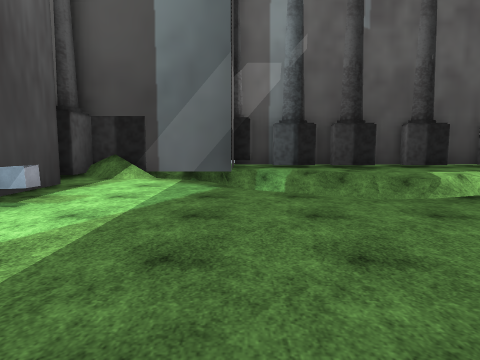
[1] (above)

13 first-person views from a walk through a 3-D level made in the Unity game engine. The camera is 1.4 m above the floor, tilts 6° down and sees 75° across. The floor is counted in squares, 2 m on a side. Each view is taken from the middle of a square. On the plan, view 1 faces up. The plan holds only what a view shows up to about 10 squares ahead; the rest is blank. The place goes on beyond the plan. The player is left out. Some animated figures are not drawn. Some surface patterns are stand-ins.

[2]
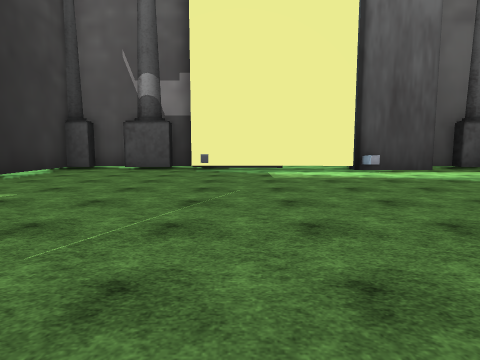

[3]
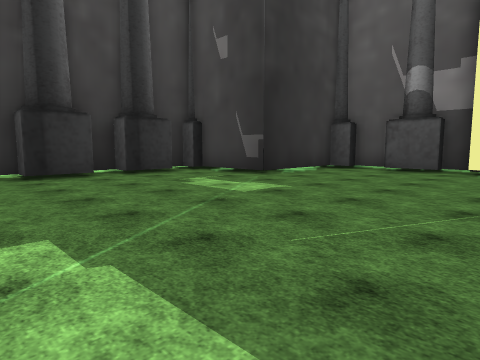

[4]
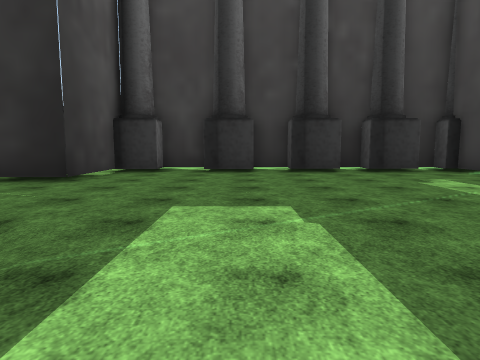

[5]
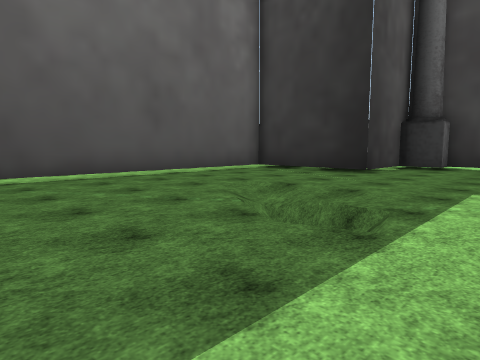

[6]
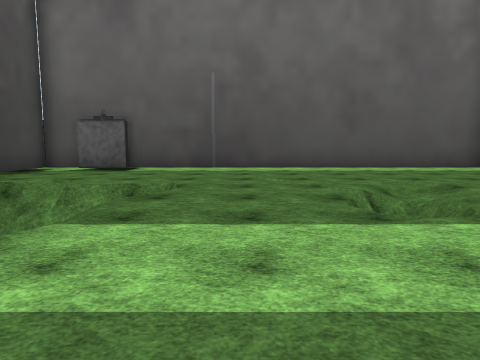

[7]
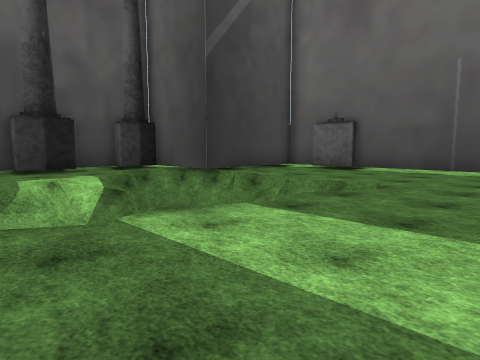

[8]
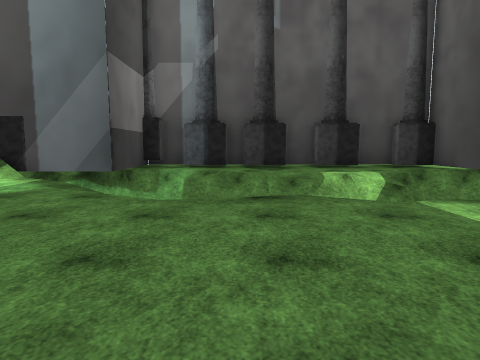

[9]
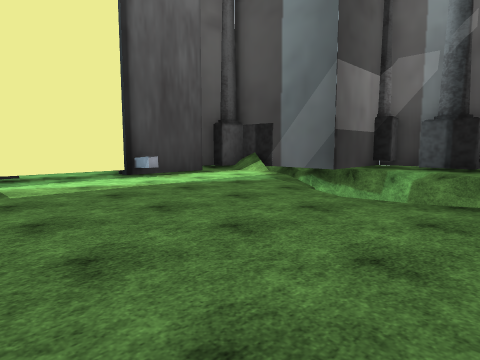

[10]
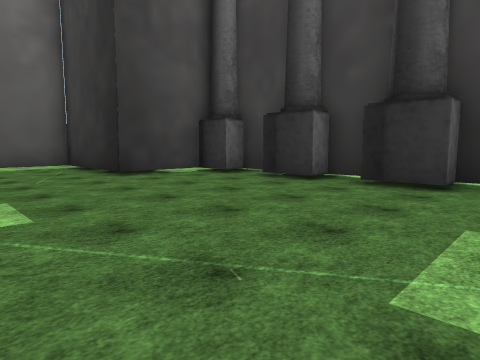

[11]
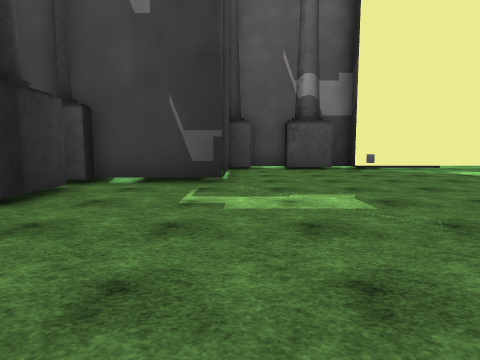

[12]
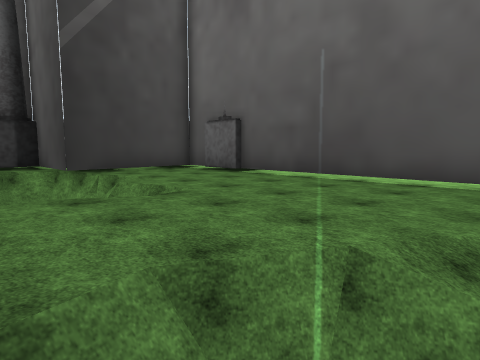

[13]
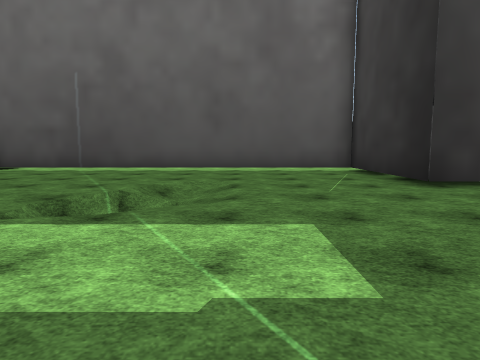

### Floor plan
Key: @ floor where view 1 was taken; # wall or solid block; . main floor; - floor 0.5 m lower than the main floor; / step, stairs or slope; = window, fence, low wall or low ledge; v drop or lower ground; O other object.
Columns run from 4 left of view 1 to 14 right of it. Each row starts with its distance up from view 1.
 10     #      =v #
  9     vvvv....vv#
  8 ####v  vvv-vv #####
  7 #..v     vvv  v...#
  6 #...v        v/...#
  5 #....v  v    v/...#
  4 #=.......///v v...#
  3 #.................#
  2 #.................#
  1 #.................#
  0 #...@.......v=....#
 -1 O...........=//...#
 -2 #.................#
 -3 #.................#
 -4 #.................#
 -5 #.................#
 -6 ####..........#####
 -7    #..........#
 -8    ######.##.##
 -9        #######

Positions as (right, up) in squares from view 1, and headings:
1: (0, 0), facing up
2: (6, 0), facing left
3: (6, 0), facing down-left
4: (6, 1), facing down
5: (6, 3), facing down-right
6: (4, 2), facing right
7: (4, 1), facing up-right
8: (3, 0), facing up
9: (4, 0), facing up-left
10: (2, -2), facing down-right
11: (6, -5), facing left
12: (7, -1), facing up-right
13: (4, -2), facing right
